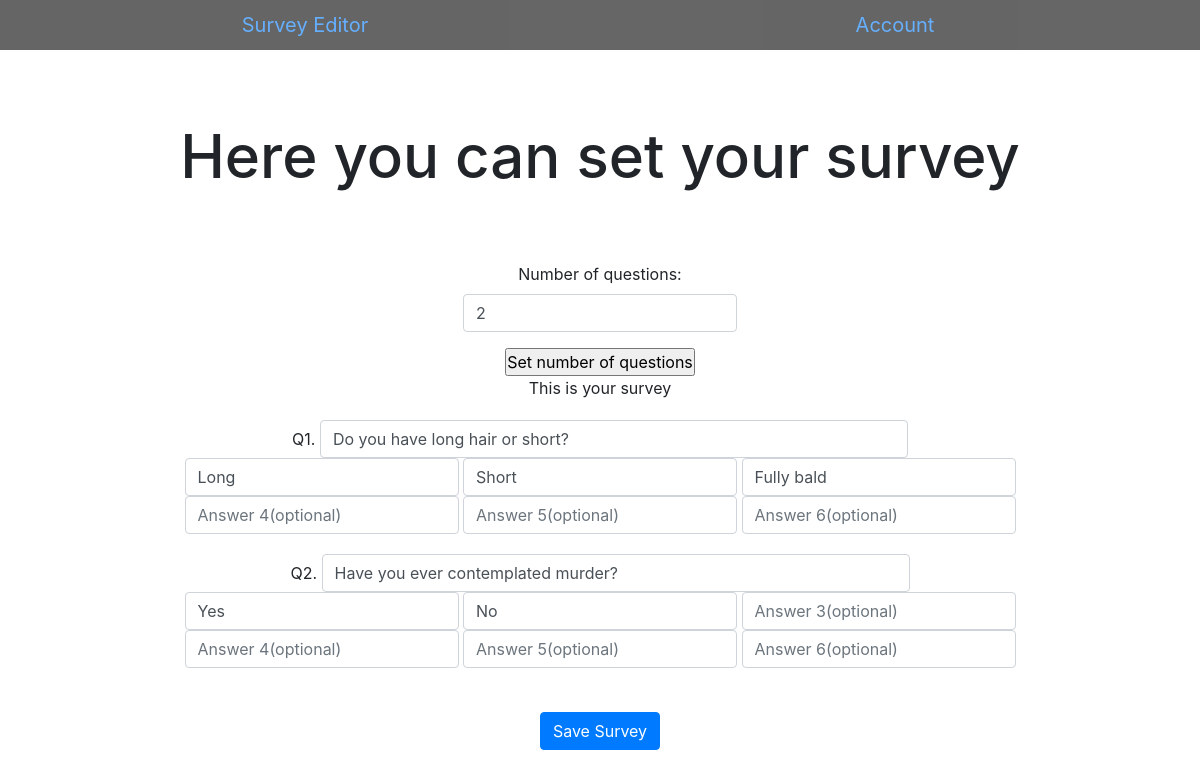
Page /editor (signed in) on the committed database.
### survey/models.py (models this page shows, shortened)
class Question(models.Model):
    asker = models.ForeignKey(User, on_delete=models.CASCADE)
    number = models.IntegerField()
    question = models.CharField(max_length=255)
    type = models.IntegerField(default=0)
    ans1 = models.CharField(max_length=255)
    ans2 = models.CharField(max_length=255)
    ans3 = models.CharField(max_length=255)
    ans4 = models.CharField(max_length=255)
    ans5 = models.CharField(max_length=255)
    ans6 = models.CharField(max_length=255)

### survey/views.py (the view)
# urls.py: path('editor', views.editor, name='editor'),
def editor(request):
    if request.method == "POST":
        i=1
        while i-1 < Surveyer.objects.get(user = request.user.id).questions:
            if not Question.objects.filter(asker = request.user.id, number = i):
                q = Question(asker=request.user, number=i, question = request.POST['q%i'%i])
                q.save()
            else:
                q = Question.objects.get(asker = request.user.id, number = i)
                q.question = request.POST['q%i'%i]
                q.save()
            a = Question.objects.get(asker = request.user.id, number = i)
            a.ans1 = request.POST['q'+str(i)+'a'+ str(1)]
            a.ans2 = request.POST['q'+str(i)+'a'+ str(2)]
            a.ans3 = request.POST['q'+str(i)+'a'+ str(3)]
            a.ans4 = request.POST['q'+str(i)+'a'+ str(4)]
            a.ans5 = request.POST['q'+str(i)+'a'+ str(5)]
            a.ans6 = request.POST['q'+str(i)+'a'+ str(6)]
            a.save()
            noanswers = 0
            if a.ans6 == '':
                if a.ans5 == '':
                    if a.ans4 == '':
                        if a.ans3 == '':
                            noanswers = 2
                        else:
                            noanswers = 3
                    else:
                        noanswers = 4
                else:
                    noanswers = 5
            else:
                noanswers = 6
            t = Question.objects.get(asker = request.user.id, number = i)
            t.type = noanswers
            t.save()
            i += 1
        s = Surveyer.objects.get(user = request.user.id)
        s.questions = i-1
        s.save()
        return alert(request, "Questions saved", "")
    else:
        if request.GET.get('noquestions'):
            if Surveyer.objects.get(user = request.user.id).questions != int(request.GET.get('noquestions')):
                noquestions = int(request.GET.get('noquestions'))
            else:
                noquestions = Surveyer.objects.get(user = request.user.id).questions
        else:
            noquestions = Surveyer.objects.get(user = request.user.id).questions
        questions = Question.objects.filter(asker=request.user.id, number__lte=noquestions)
        existing_questions = Question.objects.filter(asker = request.user.id).count()
        s = Surveyer.objects.get(user = request.user.id)
        s.questions = noquestions
        s.save()
        return render(request, 'survey/editor.html', {
            'questions' : questions,
            'range_new' : range(1,noquestions+1),
            'range_existing' : range(existing_questions+1,noquestions+1),
            'users_no_questions' : noquestions
        })

### survey/templates/survey/editor.html (shortened to what this page needs)
{% extends "survey/layout.html" %}
{% block body %}
    <h1>Here you can set your survey</h1>
    <form class="survey" action="/editor" method="get">
        <div class="form-group">
            <label for="noquestions">Number of questions:</label><br>
            <input autocomplete="off" autofocus class="form-control" id="noquestions" placeholder="How many questions?" type="number" name="noquestions" {% if users_no_questions %} value="{{users_no_questions}}" {% endif %}>
        </div>
        <input type="submit" value="Set number of questions">
    </form>
    <form class="survey" action= "/editor" method="post">
        {% if questions %}
            <p>This is your survey</p>
            {% for row in questions %}
                <div class="form-group">
                    Q{{row.number}}. <input autocomplete="off" autofocus class="form-control questionedit" name="q{{ row.number }}" placeholder="Type in your question {{ row.number }} here" type="text" value="{{row.question}}">
                    <br>
                    <input autocomplete="off" autofocus class="form-control" name="q{{row.number}}a1" placeholder="Answer 1" type="text" value="{{row.ans1}}">
                    <input autocomplete="off" autofocus class="form-control" name="q{{row.number}}a2" placeholder="Answer 2" type="text" value="{{row.ans2}}">
                    <input autocomplete="off" autofocus class="form-control" name="q{{row.number}}a3" placeholder="Answer 3(optional)" type="text" {% if row.ans3 and row.type >= 3 %} value="{{row.ans3}}" {% endif %}>
                    <input autocomplete="off" autofocus class="form-control" name="q{{row.number}}a4" placeholder="Answer 4(optional)" type="text" {% if row.ans4 and row.type >= 4 %} value="{{row.ans4}}" {% endif %}>
                    <input autocomplete="off" autofocus class="form-control" name="q{{row.number}}a5" placeholder="Answer 5(optional)" type="text" {% if row.ans5 and row.type >= 5 %} value="{{row.ans5}}" {% endif %}>
                    <input autocomplete="off" autofocus class="form-control" name="q{{row.number}}a6" placeholder="Answer 6(optional)" type="text" {% if row.ans6 and row.type >= 6 %} value="{{row.ans6}}" {% endif %}>
            {% endfor %}
                </div>
        {% endif %}
        <br>
        <button class="btn btn-primary" type="submit">Save Survey</button>
    </form>
{% endblock %}

### survey/static/survey/styles.css (style rules this page uses)
* { font-weight: 400; margin: 0px; padding: 0px; box-sizing:border-box; }
h1 { margin-top:50px; margin-bottom:50px; text-align:center; padding:20px; font-size:60px; }
.survey { margin-left:15%; margin-right:15%; text-align:center; text-transform: none; }
.form-control { display: inline-block; width: auto; }
.questionedit { width:70%; }
p { text-align:center; font-size:25; margin-bottom:20px; }

### survey/static/survey/queries.css (style rules this page uses)
@media only screen and (max-width:1200px) { button { margin-left:0%; } }

### rows in the picture
Question: number "1", question "Do you have long hair or short?", ans1 "Long", ans2 "Short", ans3 "Fully bald"
Question: number "2", question "Have you ever contemplated murder?", ans1 "Yes", ans2 "No"
